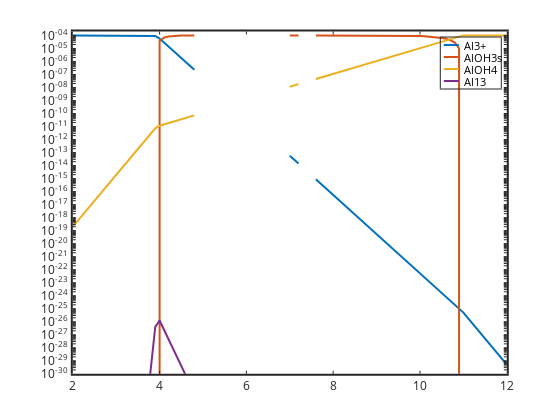

Write notebook code for a chart like this one.
### Markdown cell above
# Al13 spots show up as blanks.  When Al13 causes PHREEQC to crash

because Al13 is polynuclear if the Al conc is low enough the calculations will work, and if the Al13 goes too high the calcs will fail.

### Code cell
semilogy(pH,Al,'linewidth',2,pH,AlOH3s,'linewidth',2,pH,AlOH4,'linewidth',2, ...
pH,Al13,'linewidth',2)
 set(gca,'linewidth',2,'fontsize',12)
legend('Al3+','AlOH3s','AlOH4','Al13')
axis([2 12 1e-30 2e-4])

### Figure 1 — Plotly figure (JSON) as saved in the notebook; plotly's stock layout.template omitted (floating-point values rounded to 4 significant figures; data arrays with more than 128 entries replaced by an {"elided": "..."} marker saying what was removed)
{"data": [{"line": {"color": "rgb(0,113,188)", "dash": "solid", "width": 2}, "marker": {"color": "rgb(0,113,188)", "line": {"color": "rgb(0,113,188)"}, "size": 6, "symbol": "none"}, "mode": "lines", "name": "Al3+", "showlegend": true, "type": "scatter", "visibility": true, "x": [2, 2.1, 2.2, 2.3, 2.4, 2.5, 2.6, 2.7, 2.8, 2.9, 3, 3.1, 3.2, 3.3, 3.4, 3.5, 3.6, 3.7, 3.8, 3.9, 4, 4.1, 4.2, 4.3, 4.4, 4.5, 4.6, 4.7, 4.8, 4.9, 5, 5.1, 5.2, 5.3, 5.4, 5.5, 5.6, 5.7, 5.8, 5.9, 6, 6.1, 6.2, 6.3, 6.4, 6.5, 6.6, 6.7, 6.8, 6.9, 7, 7.1, 7.2, 7.3, 7.4, 7.5, 7.6, 7.7, 7.8, 7.9, 8, 8.1, 8.2, 8.3, 8.4, 8.5, 8.6, 8.7, 8.8, 8.9, 9, 9.1, 9.2, 9.3, 9.4, 9.5, 9.6, 9.7, 9.8, 9.9, 10, 10.1, 10.2, 10.3, 10.4, 10.5, 10.6, 10.7, 10.8, 10.9, 11, 11.1, 11.2, 11.3, 11.4, 11.5, 11.6, 11.7, 11.8, 11.9, 12], "xaxis": "x", "y": [0.0001002, 0.0001002, 0.0001001, 0.0001001, 0.0001, 9.995e-05, 9.986e-05, 9.975e-05, 9.961e-05, 9.943e-05, 9.92e-05, 9.892e-05, 9.857e-05, 9.813e-05, 9.758e-05, 9.689e-05, 9.604e-05, 9.498e-05, 9.367e-05, 9.206e-05, 5.702e-05, 2.858e-05, 1.432e-05, 7.178e-06, 3.598e-06, 1.803e-06, 9.037e-07, 4.529e-07, 2.27e-07, null, null, null, null, null, null, 1.803e-09, null, null, null, null, null, null, null, null, 3.598e-12, null, null, null, null, null, 5.702e-14, 2.858e-14, 1.432e-14, null, 3.598e-15, null, 9.037e-16, 4.529e-16, 2.27e-16, 1.138e-16, 5.702e-17, 2.858e-17, 1.432e-17, 7.178e-18, 3.598e-18, 1.803e-18, 9.037e-19, 4.529e-19, 2.27e-19, 1.138e-19, 5.702e-20, 2.858e-20, 1.432e-20, 7.178e-21, 3.598e-21, 1.803e-21, 9.037e-22, 4.529e-22, 2.27e-22, 1.138e-22, 5.702e-23, 2.858e-23, 1.432e-23, 7.179e-24, 3.598e-24, 1.803e-24, 9.037e-25, 4.529e-25, 2.27e-25, 1.138e-25, 5.028e-26, 2.002e-26, 7.969e-27, 3.173e-27, 1.263e-27, 5.028e-28, 2.002e-28, 7.971e-29, 3.173e-29, 1.264e-29, 5.031e-30], "yaxis": "y"}, {"line": {"color": "rgb(216,82,24)", "dash": "solid", "width": 2}, "marker": {"color": "rgb(216,82,24)", "line": {"color": "rgb(216,82,24)"}, "size": 6, "symbol": "none"}, "mode": "lines", "name": "AlOH3s", "showlegend": true, "type": "scatter", "visibility": true, "x": [2, 2.1, 2.2, 2.3, 2.4, 2.5, 2.6, 2.7, 2.8, 2.9, 3, 3.1, 3.2, 3.3, 3.4, 3.5, 3.6, 3.7, 3.8, 3.9, 4, 4.1, 4.2, 4.3, 4.4, 4.5, 4.6, 4.7, 4.8, 4.9, 5, 5.1, 5.2, 5.3, 5.4, 5.5, 5.6, 5.7, 5.8, 5.9, 6, 6.1, 6.2, 6.3, 6.4, 6.5, 6.6, 6.7, 6.8, 6.9, 7, 7.1, 7.2, 7.3, 7.4, 7.5, 7.6, 7.7, 7.8, 7.9, 8, 8.1, 8.2, 8.3, 8.4, 8.5, 8.6, 8.7, 8.8, 8.9, 9, 9.1, 9.2, 9.3, 9.4, 9.5, 9.6, 9.7, 9.8, 9.9, 10, 10.1, 10.2, 10.3, 10.4, 10.5, 10.6, 10.7, 10.8, 10.9, 11, 11.1, 11.2, 11.3, 11.4, 11.5, 11.6, 11.7, 11.8, 11.9, 12], "xaxis": "x", "y": [0, 0, 0, 0, 0, 0, 0, 0, 0, 0, 0, 0, 0, 0, 0, 0, 0, 0, 0, 0, 3.683e-05, 6.763e-05, 8.338e-05, 9.147e-05, 9.565e-05, 9.782e-05, 9.896e-05, 9.957e-05, 9.989e-05, null, null, null, null, null, null, 0.0001003, null, null, null, null, null, null, null, null, 0.0001003, null, null, null, null, null, 0.0001003, 0.0001003, 0.0001003, null, 0.0001003, null, 0.0001003, 0.0001002, 0.0001002, 0.0001002, 0.0001002, 0.0001002, 0.0001001, 0.0001001, 0.0001, 9.994e-05, 9.985e-05, 9.973e-05, 9.958e-05, 9.94e-05, 9.916e-05, 9.887e-05, 9.85e-05, 9.803e-05, 9.744e-05, 9.67e-05, 9.577e-05, 9.46e-05, 9.312e-05, 9.126e-05, 8.892e-05, 8.598e-05, 8.227e-05, 7.76e-05, 7.172e-05, 6.433e-05, 5.501e-05, 4.329e-05, 2.852e-05, 9.938e-06, 0, 0, 0, 0, 0, 0, 0, 0, 0, 0, 0], "yaxis": "y"}, {"line": {"color": "rgb(236,176,31)", "dash": "solid", "width": 2}, "marker": {"color": "rgb(236,176,31)", "line": {"color": "rgb(236,176,31)"}, "size": 6, "symbol": "none"}, "mode": "lines", "name": "AlOH4", "showlegend": true, "type": "scatter", "visibility": true, "x": [2, 2.1, 2.2, 2.3, 2.4, 2.5, 2.6, 2.7, 2.8, 2.9, 3, 3.1, 3.2, 3.3, 3.4, 3.5, 3.6, 3.7, 3.8, 3.9, 4, 4.1, 4.2, 4.3, 4.4, 4.5, 4.6, 4.7, 4.8, 4.9, 5, 5.1, 5.2, 5.3, 5.4, 5.5, 5.6, 5.7, 5.8, 5.9, 6, 6.1, 6.2, 6.3, 6.4, 6.5, 6.6, 6.7, 6.8, 6.9, 7, 7.1, 7.2, 7.3, 7.4, 7.5, 7.6, 7.7, 7.8, 7.9, 8, 8.1, 8.2, 8.3, 8.4, 8.5, 8.6, 8.7, 8.8, 8.9, 9, 9.1, 9.2, 9.3, 9.4, 9.5, 9.6, 9.7, 9.8, 9.9, 10, 10.1, 10.2, 10.3, 10.4, 10.5, 10.6, 10.7, 10.8, 10.9, 11, 11.1, 11.2, 11.3, 11.4, 11.5, 11.6, 11.7, 11.8, 11.9, 12], "xaxis": "x", "y": [1.997e-19, 5.017e-19, 1.26e-18, 3.163e-18, 7.942e-18, 1.994e-17, 5.004e-17, 1.255e-16, 3.149e-16, 7.896e-16, 1.979e-15, 4.957e-15, 1.241e-14, 3.103e-14, 7.75e-14, 1.933e-13, 4.813e-13, 1.196e-12, 2.962e-12, 7.312e-12, 1.138e-11, 1.432e-11, 1.803e-11, 2.27e-11, 2.858e-11, 3.597e-11, 4.529e-11, 5.702e-11, 7.178e-11, null, null, null, null, null, null, 3.597e-10, null, null, null, null, null, null, null, null, 2.858e-09, null, null, null, null, null, 1.138e-08, 1.432e-08, 1.803e-08, null, 2.858e-08, null, 4.529e-08, 5.702e-08, 7.178e-08, 9.036e-08, 1.138e-07, 1.432e-07, 1.803e-07, 2.27e-07, 2.858e-07, 3.597e-07, 4.529e-07, 5.702e-07, 7.178e-07, 9.036e-07, 1.138e-06, 1.432e-06, 1.803e-06, 2.27e-06, 2.858e-06, 3.597e-06, 4.529e-06, 5.702e-06, 7.178e-06, 9.036e-06, 1.138e-05, 1.432e-05, 1.803e-05, 2.27e-05, 2.858e-05, 3.597e-05, 4.529e-05, 5.701e-05, 7.178e-05, 9.036e-05, 0.0001003, 0.0001003, 0.0001003, 0.0001003, 0.0001003, 0.0001003, 0.0001003, 0.0001003, 0.0001003, 0.0001003, 0.0001003], "yaxis": "y"}, {"line": {"color": "rgb(125,46,141)", "dash": "solid", "width": 2}, "marker": {"color": "rgb(125,46,141)", "line": {"color": "rgb(125,46,141)"}, "size": 6, "symbol": "none"}, "mode": "lines", "name": "Al13", "showlegend": true, "type": "scatter", "visibility": true, "x": [2, 2.1, 2.2, 2.3, 2.4, 2.5, 2.6, 2.7, 2.8, 2.9, 3, 3.1, 3.2, 3.3, 3.4, 3.5, 3.6, 3.7, 3.8, 3.9, 4, 4.1, 4.2, 4.3, 4.4, 4.5, 4.6, 4.7, 4.8, 4.9, 5, 5.1, 5.2, 5.3, 5.4, 5.5, 5.6, 5.7, 5.8, 5.9, 6, 6.1, 6.2, 6.3, 6.4, 6.5, 6.6, 6.7, 6.8, 6.9, 7, 7.1, 7.2, 7.3, 7.4, 7.5, 7.6, 7.7, 7.8, 7.9, 8, 8.1, 8.2, 8.3, 8.4, 8.5, 8.6, 8.7, 8.8, 8.9, 9, 9.1, 9.2, 9.3, 9.4, 9.5, 9.6, 9.7, 9.8, 9.9, 10, 10.1, 10.2, 10.3, 10.4, 10.5, 10.6, 10.7, 10.8, 10.9, 11, 11.1, 11.2, 11.3, 11.4, 11.5, 11.6, 11.7, 11.8, 11.9, 12], "xaxis": "x", "y": [0, 0, 0, 0, 0, 0, 0, 0, 0, 0, 0, 0, 0, 0, 0, 1.234e-39, 1.743e-36, 2.391e-33, 3.165e-30, 4.004e-27, 1.253e-26, 2.501e-27, 4.99e-28, 9.956e-29, 1.987e-29, 3.964e-30, 7.908e-31, 1.578e-31, 3.148e-32, null, null, null, null, null, null, 3.964e-37, null, null, null, null, null, null, null, null, 0, null, null, null, null, null, 0, 0, 0, null, 0, null, 0, 0, 0, 0, 0, 0, 0, 0, 0, 0, 0, 0, 0, 0, 0, 0, 0, 0, 0, 0, 0, 0, 0, 0, 0, 0, 0, 0, 0, 0, 0, 0, 0, 0, 0, 0, 0, 0, 0, 0, 0, 0, 0, 0, 0], "yaxis": "y"}, {"hoverinfo": "none", "line": {"color": "rgb(0,113,188)", "dash": "solid", "width": 2}, "marker": {"color": "rgb(0,113,188)", "line": {"color": "rgb(0,113,188)"}, "size": 6, "symbol": "none"}, "mode": "lines", "name": "", "showlegend": false, "type": "scatter", "visibility": true, "x": [3, 18], "xaxis": "x2", "y": [7.5, 7.5], "yaxis": "y2"}, {"hoverinfo": "none", "line": {"color": "rgb(216,82,24)", "dash": "solid", "width": 2}, "marker": {"color": "rgb(216,82,24)", "line": {"color": "rgb(216,82,24)"}, "size": 6, "symbol": "none"}, "mode": "lines", "name": "", "showlegend": false, "type": "scatter", "visibility": true, "x": [3, 18], "xaxis": "x2", "y": [19.5, 19.5], "yaxis": "y2"}, {"hoverinfo": "none", "line": {"color": "rgb(236,176,31)", "dash": "solid", "width": 2}, "marker": {"color": "rgb(236,176,31)", "line": {"color": "rgb(236,176,31)"}, "size": 6, "symbol": "none"}, "mode": "lines", "name": "", "showlegend": false, "type": "scatter", "visibility": true, "x": [3, 18], "xaxis": "x2", "y": [31.5, 31.5], "yaxis": "y2"}, {"hoverinfo": "none", "line": {"color": "rgb(125,46,141)", "dash": "solid", "width": 2}, "marker": {"color": "rgb(125,46,141)", "line": {"color": "rgb(125,46,141)"}, "size": 6, "symbol": "none"}, "mode": "lines", "name": "", "showlegend": false, "type": "scatter", "visibility": true, "x": [3, 18], "xaxis": "x2", "y": [43.5, 43.5], "yaxis": "y2"}], "layout": {"annotations": [{"font": {"color": "rgb(0, 0, 0)", "size": 10.8}, "showarrow": false, "text": "Al3+", "x": 21, "xanchor": "left", "xref": "x2", "y": 7.5, "yanchor": "middle", "yref": "y2"}, {"font": {"color": "rgb(0, 0, 0)", "size": 10.8}, "showarrow": false, "text": "AlOH3s", "x": 21, "xanchor": "left", "xref": "x2", "y": 19.5, "yanchor": "middle", "yref": "y2"}, {"font": {"color": "rgb(0, 0, 0)", "size": 10.8}, "showarrow": false, "text": "AlOH4", "x": 21, "xanchor": "left", "xref": "x2", "y": 31.5, "yanchor": "middle", "yref": "y2"}, {"font": {"color": "rgb(0, 0, 0)", "size": 10.8}, "showarrow": false, "text": "Al13", "x": 21, "xanchor": "left", "xref": "x2", "y": 43.5, "yanchor": "middle", "yref": "y2"}], "height": 420, "hovermode": "closest", "margin": {"b": 0, "l": 0, "r": 0, "t": 0}, "plot_bgcolor": "rgba(0, 0, 0, 0)", "showlegend": false, "width": 560, "xaxis": {"anchor": "y", "autorange": false, "domain": [0.13, 0.905], "exponentformat": "none", "gridcolor": "rgba(38,38,38,0.15)", "gridwidth": 2, "linecolor": "rgb(38,38,38)", "linewidth": 2, "mirror": "ticks", "range": [2, 12], "showgrid": false, "showline": true, "side": "bottom", "spikedash": "solid", "spikemode": "across", "spikesides": false, "spikethickness": 1, "tickangle": 0, "tickcolor": "rgb(38,38,38)", "tickfont": {"color": "rgb(38,38,38)", "size": 12}, "ticklen": 3, "ticks": "inside", "ticktext": ["2", "4", "6", "8", "10", "12"], "tickvals": [2, 4, 6, 8, 10, 12], "title": {"font": {"color": "rgb(0, 0, 0)", "size": 13.2}, "text": ""}, "type": "linear", "visible": true, "zeroline": false}, "xaxis2": {"anchor": "y2", "autorange": false, "domain": [0.7871, 0.8943], "exponentformat": "none", "fixedrange": true, "gridcolor": "rgba(38,38,38,0.15)", "gridwidth": 1, "linecolor": "rgb(38,38,38)", "linewidth": 1, "mirror": true, "range": [0, 60], "showgrid": false, "showline": true, "showspikes": false, "side": "bottom", "spikedash": "solid", "spikemode": "across", "spikesides": false, "spikethickness": 1, "tickangle": 0, "tickcolor": "rgb(38,38,38)", "tickfont": {"color": "rgb(38,38,38)", "size": 10.8}, "ticklen": 3, "ticks": "", "ticktext": [], "tickvals": [], "title": {"font": {"color": "rgb(0, 0, 0)", "size": 11.88}, "text": ""}, "type": "linear", "visible": true, "zeroline": false}, "yaxis": {"anchor": "x", "autorange": false, "domain": [0.11, 0.925], "exponentformat": "none", "gridcolor": "rgba(38,38,38,0.15)", "gridwidth": 2, "linecolor": "rgb(38,38,38)", "linewidth": 2, "mirror": "ticks", "range": [-30, -3.699], "showgrid": false, "showline": true, "side": "left", "spikedash": "solid", "spikemode": "across", "spikesides": false, "spikethickness": 1, "tickangle": 0, "tickcolor": "rgb(38,38,38)", "tickfont": {"color": "rgb(38,38,38)", "size": 12}, "ticklen": 3, "ticks": "inside", "ticktext": {"elided": "236 str values"}, "tickvals": {"elided": "236 float values"}, "title": {"font": {"color": "rgb(0, 0, 0)", "size": 13.2}, "text": ""}, "type": "log", "visible": true, "zeroline": false}, "yaxis2": {"anchor": "x2", "autorange": false, "domain": [0.7893, 0.9107], "exponentformat": "none", "fixedrange": true, "gridcolor": "rgba(38,38,38,0.15)", "gridwidth": 1, "linecolor": "rgb(38,38,38)", "linewidth": 1, "mirror": true, "range": [51, 0], "showgrid": false, "showline": true, "showspikes": false, "side": "left", "spikedash": "solid", "spikemode": "across", "spikesides": false, "spikethickness": 1, "tickangle": 0, "tickcolor": "rgb(38,38,38)", "tickfont": {"color": "rgb(38,38,38)", "size": 10.8}, "ticklen": 3, "ticks": "", "ticktext": [], "tickvals": [], "title": {"font": {"color": "rgb(0, 0, 0)", "size": 11.88}, "text": ""}, "type": "linear", "visible": true, "zeroline": false}}}
